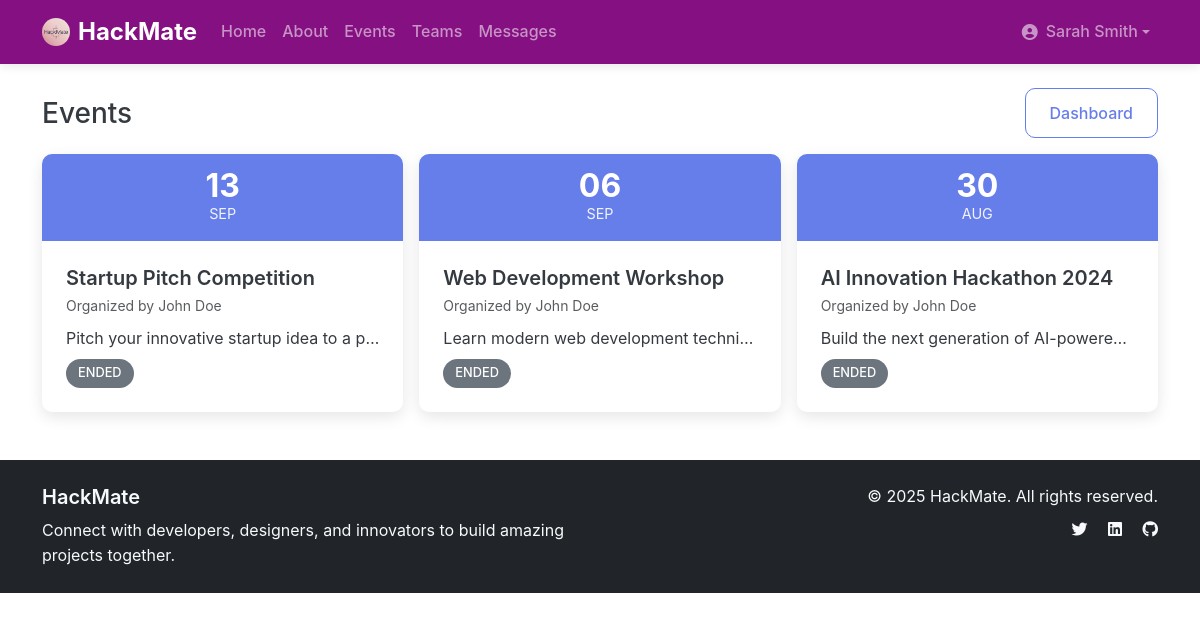
The page /events/ (signed in) on the database its author committed.
### users/models.py (models this page shows, shortened)
class CustomUser(AbstractUser):
    email = models.EmailField(unique=True)
    username = models.CharField(max_length=150, blank=True, null=True)
    USERNAME_FIELD = 'email'
    REQUIRED_FIELDS = ['username']

### events/models.py (models this page shows, shortened)
class Event(models.Model):
    title = models.CharField(max_length=200)
    description = models.TextField()
    organizer = models.ForeignKey(CustomUser, on_delete=models.CASCADE, related_name='organized_events')
    university = models.CharField(max_length=200, blank=True)
    organization = models.CharField(max_length=200, blank=True)
    start_date = models.DateTimeField()
    end_date = models.DateTimeField()
    registration_deadline = models.DateTimeField()
    max_participants = models.PositiveIntegerField(null=True, blank=True)
    is_online = models.BooleanField(default=False)
    location = models.CharField(max_length=500, blank=True)
    website_url = models.URLField(blank=True)
    registration_url = models.URLField(blank=True)
    rules = models.TextField(blank=True)
    prizes = models.TextField(blank=True)
    themes = models.TextField(blank=True)
    is_approved = models.BooleanField(default=False)
    is_published = models.BooleanField(default=False)
    created_at = models.DateTimeField(auto_now_add=True)
    updated_at = models.DateTimeField(auto_now=True)
    def is_registration_open(self):
        from django.utils import timezone
        return timezone.now() <= self.registration_deadline
    def is_event_active(self):
        from django.utils import timezone
        now = timezone.now()
        return self.start_date <= now <= self.end_date
    class Meta:
        ordering = ['-start_date']

### core/views.py (the view)
# urls.py: path('events/', views.events, name='events'),
def events(request):
    events_qs = Event.objects.select_related('organizer').all().order_by('-start_date')
    return render(request, 'core/events.html', { 'events': events_qs })

### templates/core/events.html (shortened to what this page needs)
{% extends "base.html" %}
{% block content %}
    <div class="d-flex justify-content-between align-items-center mb-3">
        <h1 class="h3 mb-0">Events</h1>
        {% if user.is_authenticated %}
            <a href="{% url 'dashboard' %}" class="btn btn-outline-primary">Dashboard</a>
        {% else %}
            <a href="{% url 'account_login' %}" class="btn btn-outline-primary">Sign in</a>
        {% endif %}
    </div>
    <div class="row g-3">
        {% for event in events %}
            <div class="col-md-6 col-lg-4">
                <div class="event-card h-100">
                    <div class="event-date">
                        <div class="day">{{ event.start_date|date:"d" }}</div>
                        <div class="month">{{ event.start_date|date:"M" }}</div>
                    </div>
                    <div class="event-content">
                        <h5 class="mb-1 text-truncate">{{ event.title }}</h5>
                        <div class="small text-muted mb-2">Organized by {{ event.organizer.get_full_name|default:event.organizer.username|default:event.organizer.email }}</div>
                        <p class="mb-2 text-truncate">{{ event.description }}</p>
                        <div class="d-flex justify-content-between align-items-center">
                            <span class="event-status {% if event.is_event_active %}ongoing{% elif event.is_registration_open %}upcoming{% else %}ended{% endif %}">
                                {% if event.is_event_active %}Ongoing{% elif event.is_registration_open %}Upcoming{% else %}Ended{% endif %}
                            </span>
                        </div>
                    </div>
                </div>
            </div>
        {% empty %}
            <div class="col-12">
                <div class="alert alert-info">No events found.</div>
            </div>
        {% endfor %}
    </div>
{% endblock %}

### templates/base.html (shortened to what this page needs)
<!DOCTYPE html>
<html lang="en">
<head>
    {% load static %}
    <link href="https://cdn.jsdelivr.net/npm/bootstrap@5.3.0/dist/css/bootstrap.min.css" rel="stylesheet">
    <link rel="stylesheet" href="https://cdnjs.cloudflare.com/ajax/libs/font-awesome/6.4.0/css/all.min.css">
    <link rel="stylesheet" href="/static/css/style.css">
</head>
<body class="{% block body_class %}{% endblock %}">
    <nav class="navbar navbar-expand-lg navbar-dark" style="background-color:#851081;">
        <div class="container">
            <a class="navbar-brand d-flex align-items-center" href="{% url 'home' %}">
                <img src="{% static 'images/logo.png' %}" alt="HackMate" class="me-2 rounded-circle" style="height:28px; width:28px; object-fit:cover;">
                <span style="font-size:1.5rem; font-weight:700;">HackMate</span>
            </a>
            <div class="collapse navbar-collapse" id="navbarNav">
                <ul class="navbar-nav me-auto">
                    <li class="nav-item">
                        <a class="nav-link" href="{% url 'home' %}">Home</a>
                    </li>
                    <li class="nav-item">
                        <a class="nav-link" href="{% url 'about' %}">About</a>
                    </li>
                    {% if user.is_authenticated %}
                        <li class="nav-item">
                            <a class="nav-link" href="{% url 'events' %}">Events</a>
                        </li>
                        <li class="nav-item">
                            <a class="nav-link" href="{% url 'teams' %}">Teams</a>
                        </li>
                        <li class="nav-item">
                            <a class="nav-link" href="{% url 'messages_inbox' %}">Messages</a>
                        </li>
                    {% endif %}
                </ul>
                <ul class="navbar-nav">
                    {% if user.is_authenticated %}
                        <li class="nav-item dropdown">
                            <a class="nav-link dropdown-toggle d-flex align-items-center" href="#" id="navbarDropdown" role="button" data-bs-toggle="dropdown">
                                {% if user.profile and user.profile.avatar %}
                                    <img src="{{ user.profile.avatar.url }}" alt="" class="rounded-circle me-2" style="height:28px; width:28px; object-fit:cover;">
                                {% else %}
                                    <i class="fas fa-user-circle me-2"></i>
                                {% endif %}
                                {{ user.get_full_name|default:user.username|default:user.email }}
                            </a>
                        </li>
                    {% endif %}
                </ul>
            </div>
        </div>
    </nav>
    <main class="container my-4">
        {% block content %}{% endblock %}
    </main>
    <footer class="bg-dark text-light py-4 mt-5">
        <div class="container">
            <div class="row">
                <div class="col-md-6">
                    <h5>HackMate</h5>
                    <p class="mb-0">Connect with developers, designers, and innovators to build amazing projects together.</p>
                </div>
                <div class="col-md-6 text-md-end">
                    <p class="mb-0">&copy; 2025 HackMate. All rights reserved.</p>
                    <div class="mt-2">
                        <a href="#" class="text-light me-3"><i class="fab fa-twitter"></i></a>
                        <a href="#" class="text-light me-3"><i class="fab fa-linkedin"></i></a>
                        <a href="#" class="text-light"><i class="fab fa-github"></i></a>
                    </div>
                </div>
            </div>
        </div>
    </footer>
</body>
</html>

### static/css/style.css (style rules this page uses)
:root { --primary-color: #667eea; --secondary-color: #764ba2; --accent-color: #f093fb; --success-color: #28a745; --warning-color: #ffc107; --danger-color: #dc3545; --light-color: #f8f9fa; --dark-color: #343a40; --text-muted: #6c757d; --border-radius: 10px; --box-shadow: 0 5px 15px rgba(0,0,0,0.1); --transition: all 0.3s ease; }
body { font-family: 'Inter', -apple-system, BlinkMacSystemFont, 'Segoe UI', Roboto, sans-serif; line-height: 1.6; color: var(--dark-color); }
h1, h2, h3, h4, h5, h6 { font-weight: 600; line-height: 1.3; }
.btn { border-radius: var(--border-radius); font-weight: 500; transition: var(--transition); padding: 0.75rem 1.5rem; }
.btn-outline-primary { border-color: var(--primary-color); color: var(--primary-color); }
.navbar { box-shadow: 0 2px 10px rgba(0,0,0,0.1); }
.navbar-brand { font-weight: 700; font-size: 1.5rem; }
.nav-link { font-weight: 500; transition: var(--transition); }
.event-card { background: white; border-radius: var(--border-radius); box-shadow: var(--box-shadow); transition: var(--transition); overflow: hidden; height: 100%; }
.event-date { background: var(--primary-color); color: white; padding: 1rem; text-align: center; }
.event-date .day { font-size: 2rem; font-weight: 700; line-height: 1; }
.event-date .month { font-size: 0.9rem; text-transform: uppercase; opacity: 0.9; }
.event-content { padding: 1.5rem; }
.event-status { display: inline-block; padding: 0.25rem 0.75rem; border-radius: 20px; font-size: 0.8rem; font-weight: 500; text-transform: uppercase; }
.event-status.ended { background: var(--text-muted); color: white; }

### rows shown on the page
CustomUser: get_full_name "Sarah Smith"
Event: start_date "13", start_date "SEP", title "Startup Pitch Competition", organizer.get_full_name "John Doe", description "Pitch your innovative startup idea to a…", shows "ENDED"
Event: start_date "06", start_date "SEP", title "Web Development Workshop", organizer.get_full_name "John Doe", description "Learn modern web development techni…", shows "ENDED"
Event: start_date "30", start_date "AUG", title "AI Innovation Hackathon 2024", organizer.get_full_name "John Doe", description "Build the next generation of AI-powere…", shows "ENDED"
